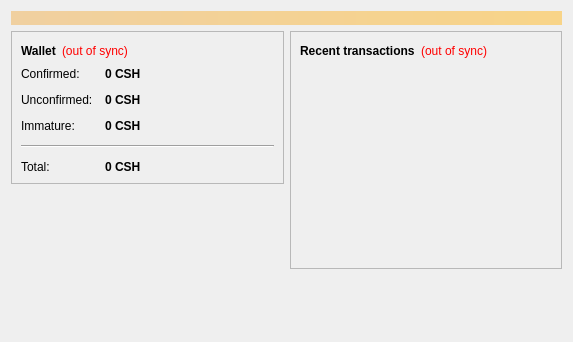
<?xml version="1.0" encoding="UTF-8"?>
<ui version="4.0">
 <class>OverviewPage</class>
 <widget class="QWidget" name="OverviewPage">
  <property name="geometry">
   <rect>
    <x>0</x>
    <y>0</y>
    <width>573</width>
    <height>342</height>
   </rect>
  </property>
  <property name="windowTitle">
   <string>Form</string>
  </property>
  <layout class="QVBoxLayout" name="topLayout">
   <item>
    <widget class="QLabel" name="labelAlerts">
     <property name="visible">
      <bool>false</bool>
     </property>
     <property name="styleSheet">
      <string notr="true">background-color: qlineargradient(x1: 0, y1: 0, x2: 1, y2: 0, stop:0 #F0D0A0, stop:1 #F8D488); color:#000000;</string>
     </property>
     <property name="wordWrap">
      <bool>true</bool>
     </property>
     <property name="margin">
      <number>3</number>
     </property>
    </widget>
   </item>
   <item>
    <layout class="QHBoxLayout" name="horizontalLayout" stretch="1,1">
     <item>
      <layout class="QVBoxLayout" name="verticalLayout_2">
       <item>
        <widget class="QFrame" name="frame">
         <property name="frameShape">
          <enum>QFrame::StyledPanel</enum>
         </property>
         <property name="frameShadow">
          <enum>QFrame::Raised</enum>
         </property>
         <layout class="QVBoxLayout" name="verticalLayout_4">
          <item>
           <layout class="QHBoxLayout" name="horizontalLayout_4">
            <item>
             <widget class="QLabel" name="label_5">
              <property name="font">
               <font>
                <weight>75</weight>
                <bold>true</bold>
               </font>
              </property>
              <property name="text">
               <string>Wallet</string>
              </property>
             </widget>
            </item>
            <item>
             <widget class="QLabel" name="labelWalletStatus">
              <property name="toolTip">
               <string>The displayed information may be out of date. Your wallet automatically synchronizes with the cashout network after a connection is established, but this process has not completed yet.</string>
              </property>
              <property name="styleSheet">
               <string notr="true">QLabel { color: red; }</string>
              </property>
              <property name="text">
               <string notr="true">(out of sync)</string>
              </property>
              <property name="alignment">
               <set>Qt::AlignLeading|Qt::AlignLeft|Qt::AlignVCenter</set>
              </property>
             </widget>
            </item>
            <item>
             <spacer name="horizontalSpacer_2">
              <property name="orientation">
               <enum>Qt::Horizontal</enum>
              </property>
              <property name="sizeHint" stdset="0">
               <size>
                <width>40</width>
                <height>20</height>
               </size>
              </property>
             </spacer>
            </item>
           </layout>
          </item>
          <item>
           <layout class="QFormLayout" name="formLayout_2">
            <property name="fieldGrowthPolicy">
             <enum>QFormLayout::AllNonFixedFieldsGrow</enum>
            </property>
            <property name="horizontalSpacing">
             <number>12</number>
            </property>
            <property name="verticalSpacing">
             <number>12</number>
            </property>
            <item row="0" column="0">
             <widget class="QLabel" name="label">
              <property name="text">
               <string>Confirmed:</string>
              </property>
             </widget>
            </item>
            <item row="0" column="1">
             <widget class="QLabel" name="labelBalance">
              <property name="font">
               <font>
                <weight>75</weight>
                <bold>true</bold>
               </font>
              </property>
              <property name="cursor">
               <cursorShape>IBeamCursor</cursorShape>
              </property>
              <property name="toolTip">
               <string>Your current spendable balance</string>
              </property>
              <property name="text">
               <string notr="true">0 CSH</string>
              </property>
              <property name="textInteractionFlags">
               <set>Qt::LinksAccessibleByMouse|Qt::TextSelectableByKeyboard|Qt::TextSelectableByMouse</set>
              </property>
             </widget>
            </item>
            <item row="1" column="0">
             <widget class="QLabel" name="label_3">
              <property name="text">
               <string>Unconfirmed:</string>
              </property>
             </widget>
            </item>
            <item row="1" column="1">
             <widget class="QLabel" name="labelUnconfirmed">
              <property name="font">
               <font>
                <weight>75</weight>
                <bold>true</bold>
               </font>
              </property>
              <property name="cursor">
               <cursorShape>IBeamCursor</cursorShape>
              </property>
              <property name="toolTip">
               <string>Total of transactions that have yet to be confirmed, and do not yet count toward the spendable balance</string>
              </property>
              <property name="text">
               <string notr="true">0 CSH</string>
              </property>
              <property name="textInteractionFlags">
               <set>Qt::LinksAccessibleByMouse|Qt::TextSelectableByKeyboard|Qt::TextSelectableByMouse</set>
              </property>
             </widget>
            </item>
            <item row="2" column="0">
             <widget class="QLabel" name="labelImmatureText">
              <property name="text">
               <string>Immature:</string>
              </property>
             </widget>
            </item>
            <item row="2" column="1">
             <widget class="QLabel" name="labelImmature">
              <property name="font">
               <font>
                <weight>75</weight>
                <bold>true</bold>
               </font>
              </property>
              <property name="toolTip">
               <string>Mined balance that has not yet matured</string>
              </property>
              <property name="text">
               <string notr="true">0 CSH</string>
              </property>
              <property name="textInteractionFlags">
               <set>Qt::LinksAccessibleByMouse|Qt::TextSelectableByKeyboard|Qt::TextSelectableByMouse</set>
              </property>
             </widget>
            </item>
            <item row="4" column="0">
             <widget class="QLabel" name="labelTotalText">
              <property name="text">
               <string>Total:</string>
              </property>
             </widget>
            </item>
            <item row="4" column="1">
             <widget class="QLabel" name="labelTotal">
              <property name="font">
               <font>
                <weight>75</weight>
                <bold>true</bold>
               </font>
              </property>
              <property name="cursor">
               <cursorShape>IBeamCursor</cursorShape>
              </property>
              <property name="toolTip">
               <string>Your current total balance</string>
              </property>
              <property name="text">
               <string notr="true">0 CSH</string>
              </property>
              <property name="textInteractionFlags">
               <set>Qt::LinksAccessibleByMouse|Qt::TextSelectableByKeyboard|Qt::TextSelectableByMouse</set>
              </property>
             </widget>
            </item>
            <item row="3" column="0" colspan="2">
             <widget class="Line" name="line">
              <property name="orientation">
               <enum>Qt::Horizontal</enum>
              </property>
             </widget>
            </item>
           </layout>
          </item>
         </layout>
        </widget>
       </item>
       <item>
        <spacer name="verticalSpacer">
         <property name="orientation">
          <enum>Qt::Vertical</enum>
         </property>
         <property name="sizeHint" stdset="0">
          <size>
           <width>20</width>
           <height>40</height>
          </size>
         </property>
        </spacer>
       </item>
      </layout>
     </item>
     <item>
      <layout class="QVBoxLayout" name="verticalLayout_3">
       <item>
        <widget class="QFrame" name="frame_2">
         <property name="frameShape">
          <enum>QFrame::StyledPanel</enum>
         </property>
         <property name="frameShadow">
          <enum>QFrame::Raised</enum>
         </property>
         <layout class="QVBoxLayout" name="verticalLayout">
          <item>
           <layout class="QHBoxLayout" name="horizontalLayout_2">
            <item>
             <widget class="QLabel" name="label_4">
              <property name="text">
               <string>&lt;b&gt;Recent transactions&lt;/b&gt;</string>
              </property>
             </widget>
            </item>
            <item>
             <widget class="QLabel" name="labelTransactionsStatus">
              <property name="toolTip">
               <string>The displayed information may be out of date. Your wallet automatically synchronizes with the cashout network after a connection is established, but this process has not completed yet.</string>
              </property>
              <property name="styleSheet">
               <string notr="true">QLabel { color: red; }</string>
              </property>
              <property name="text">
               <string notr="true">(out of sync)</string>
              </property>
              <property name="alignment">
               <set>Qt::AlignRight|Qt::AlignTrailing|Qt::AlignVCenter</set>
              </property>
             </widget>
            </item>
            <item>
             <spacer name="horizontalSpacer">
              <property name="orientation">
               <enum>Qt::Horizontal</enum>
              </property>
              <property name="sizeHint" stdset="0">
               <size>
                <width>40</width>
                <height>20</height>
               </size>
              </property>
             </spacer>
            </item>
           </layout>
          </item>
          <item>
           <widget class="QListView" name="listTransactions">
            <property name="styleSheet">
             <string notr="true">QListView { background: transparent; }</string>
            </property>
            <property name="frameShape">
             <enum>QFrame::NoFrame</enum>
            </property>
            <property name="verticalScrollBarPolicy">
             <enum>Qt::ScrollBarAlwaysOff</enum>
            </property>
            <property name="horizontalScrollBarPolicy">
             <enum>Qt::ScrollBarAlwaysOff</enum>
            </property>
            <property name="selectionMode">
             <enum>QAbstractItemView::NoSelection</enum>
            </property>
           </widget>
          </item>
         </layout>
        </widget>
       </item>
       <item>
        <spacer name="verticalSpacer_2">
         <property name="orientation">
          <enum>Qt::Vertical</enum>
         </property>
         <property name="sizeHint" stdset="0">
          <size>
           <width>20</width>
           <height>40</height>
          </size>
         </property>
        </spacer>
       </item>
      </layout>
     </item>
    </layout>
   </item>
  </layout>
 </widget>
 <resources/>
 <connections/>
</ui>
